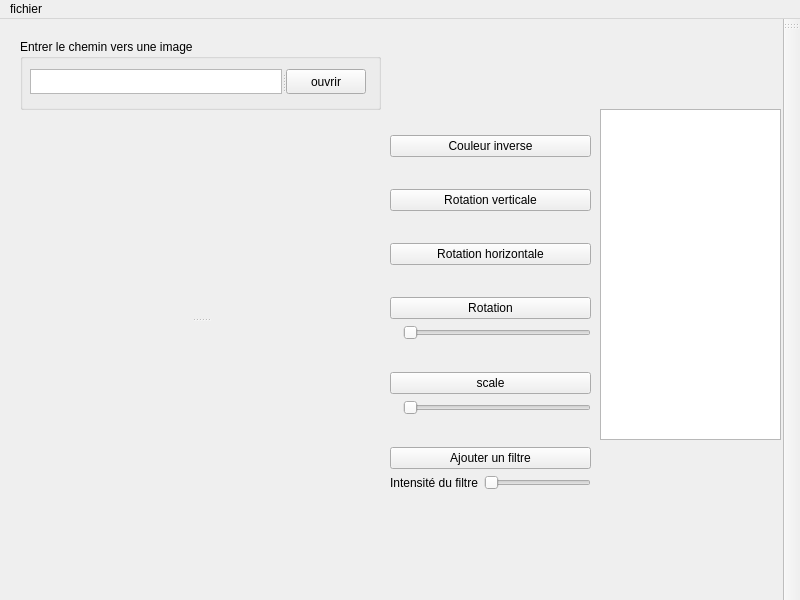
<?xml version="1.0" encoding="UTF-8"?>
<ui version="4.0">
 <class>MainWindow</class>
 <widget class="QMainWindow" name="MainWindow">
  <property name="geometry">
   <rect>
    <x>0</x>
    <y>0</y>
    <width>800</width>
    <height>600</height>
   </rect>
  </property>
  <property name="windowTitle">
   <string>MainWindow</string>
  </property>
  <widget class="QWidget" name="centralwidget">
   <widget class="QGroupBox" name="groupBox">
    <property name="geometry">
     <rect>
      <x>20</x>
      <y>20</y>
      <width>361</width>
      <height>71</height>
     </rect>
    </property>
    <property name="title">
     <string>Entrer le chemin vers une image</string>
    </property>
    <widget class="QSplitter" name="splitter">
     <property name="geometry">
      <rect>
       <x>10</x>
       <y>30</y>
       <width>336</width>
       <height>25</height>
      </rect>
     </property>
     <property name="font">
      <font>
       <pointsize>9</pointsize>
      </font>
     </property>
     <property name="orientation">
      <enum>Qt::Horizontal</enum>
     </property>
     <widget class="QSplitter" name="splitter_2">
      <property name="orientation">
       <enum>Qt::Horizontal</enum>
      </property>
      <widget class="QSplitter" name="splitter_3">
       <property name="enabled">
        <bool>true</bool>
       </property>
       <property name="orientation">
        <enum>Qt::Horizontal</enum>
       </property>
       <widget class="QTextEdit" name="textEdit">
        <property name="font">
         <font>
          <pointsize>8</pointsize>
         </font>
        </property>
        <property name="lineWrapMode">
         <enum>QTextEdit::NoWrap</enum>
        </property>
        <property name="acceptRichText">
         <bool>false</bool>
        </property>
       </widget>
       <widget class="QPushButton" name="pushButton">
        <property name="text">
         <string>ouvrir</string>
        </property>
       </widget>
      </widget>
     </widget>
    </widget>
   </widget>
   <widget class="QListWidget" name="listWidget">
    <property name="geometry">
     <rect>
      <x>600</x>
      <y>90</y>
      <width>181</width>
      <height>331</height>
     </rect>
    </property>
   </widget>
   <widget class="QSplitter" name="splitter_5">
    <property name="geometry">
     <rect>
      <x>20</x>
      <y>100</y>
      <width>361</width>
      <height>401</height>
     </rect>
    </property>
    <property name="orientation">
     <enum>Qt::Vertical</enum>
    </property>
    <widget class="QLabel" name="label">
     <property name="text">
      <string/>
     </property>
    </widget>
    <widget class="QLabel" name="label_2">
     <property name="text">
      <string/>
     </property>
    </widget>
   </widget>
   <widget class="QWidget" name="">
    <property name="geometry">
     <rect>
      <x>390</x>
      <y>90</y>
      <width>201</width>
      <height>411</height>
     </rect>
    </property>
    <layout class="QGridLayout" name="gridLayout">
     <item row="1" column="0">
      <widget class="QPushButton" name="pushButton_2">
       <property name="text">
        <string>Rotation verticale</string>
       </property>
      </widget>
     </item>
     <item row="3" column="0">
      <layout class="QGridLayout" name="gridLayout_3">
       <item row="0" column="0" colspan="2">
        <widget class="QPushButton" name="pushButton_6">
         <property name="text">
          <string>Rotation</string>
         </property>
        </widget>
       </item>
       <item row="1" column="1">
        <widget class="QSlider" name="horizontalSlider_3">
         <property name="orientation">
          <enum>Qt::Horizontal</enum>
         </property>
        </widget>
       </item>
       <item row="1" column="0">
        <widget class="QLabel" name="label_4">
         <property name="text">
          <string/>
         </property>
        </widget>
       </item>
      </layout>
     </item>
     <item row="0" column="0">
      <widget class="QPushButton" name="pushButton_4">
       <property name="text">
        <string>Couleur inverse</string>
       </property>
      </widget>
     </item>
     <item row="5" column="0">
      <layout class="QGridLayout" name="gridLayout_2">
       <item row="1" column="1">
        <widget class="QSlider" name="horizontalSlider">
         <property name="orientation">
          <enum>Qt::Horizontal</enum>
         </property>
        </widget>
       </item>
       <item row="1" column="0">
        <widget class="QLabel" name="label_3">
         <property name="text">
          <string>Intensité du filtre</string>
         </property>
        </widget>
       </item>
       <item row="0" column="0" colspan="2">
        <widget class="QPushButton" name="pushButton_5">
         <property name="text">
          <string>Ajouter un filtre</string>
         </property>
        </widget>
       </item>
      </layout>
     </item>
     <item row="2" column="0">
      <widget class="QPushButton" name="pushButton_3">
       <property name="text">
        <string>Rotation horizontale</string>
       </property>
      </widget>
     </item>
     <item row="4" column="0">
      <layout class="QGridLayout" name="gridLayout_4">
       <item row="0" column="0" colspan="2">
        <widget class="QPushButton" name="pushButton_7">
         <property name="text">
          <string>scale</string>
         </property>
        </widget>
       </item>
       <item row="1" column="1">
        <widget class="QSlider" name="horizontalSlider_4">
         <property name="orientation">
          <enum>Qt::Horizontal</enum>
         </property>
        </widget>
       </item>
       <item row="1" column="0">
        <widget class="QLabel" name="label_5">
         <property name="text">
          <string/>
         </property>
        </widget>
       </item>
      </layout>
     </item>
    </layout>
   </widget>
  </widget>
  <widget class="QMenuBar" name="menubar">
   <property name="geometry">
    <rect>
     <x>0</x>
     <y>0</y>
     <width>800</width>
     <height>20</height>
    </rect>
   </property>
   <widget class="QMenu" name="menufichier">
    <property name="title">
     <string>fichier</string>
    </property>
    <addaction name="separator"/>
    <addaction name="actionexporter"/>
    <addaction name="actionouvrir"/>
    <addaction name="actionrecommencer"/>
   </widget>
   <addaction name="menufichier"/>
  </widget>
  <widget class="QToolBar" name="toolBar">
   <property name="windowTitle">
    <string>toolBar</string>
   </property>
   <attribute name="toolBarArea">
    <enum>RightToolBarArea</enum>
   </attribute>
   <attribute name="toolBarBreak">
    <bool>false</bool>
   </attribute>
  </widget>
  <action name="actionexporter">
   <property name="text">
    <string>exporter</string>
   </property>
  </action>
  <action name="actionouvrir">
   <property name="text">
    <string>ouvrir</string>
   </property>
  </action>
  <action name="actionrecommencer">
   <property name="text">
    <string>recommencer</string>
   </property>
  </action>
 </widget>
 <resources/>
 <connections/>
</ui>
